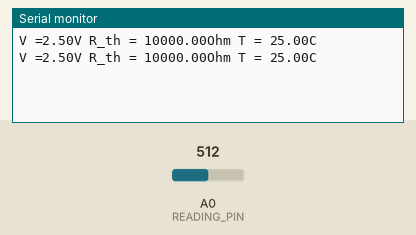
Recording of a sketch running on a simulated Arduino Uno, built with avr-gcc and run on an emulated ATmega328P. Parts: the last lines printed to the serial monitor. The test bench sets the inputs (shaded band); at power-on: A0 (READING_PIN) = 512.

Above: at 1.8 s.
1.9 s: A0 (READING_PIN) set to 0
At 2.8 s:
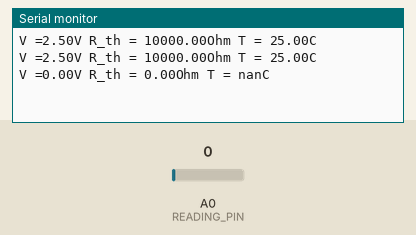
4.5 s: A0 (READING_PIN) set to 122
At 5.5 s:
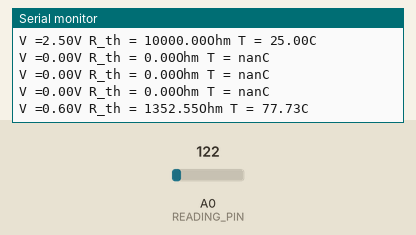

Measured:
- after the input at 1.9 s, the serial monitor: prints a new line after 0.10 s (image 1)
- after the input at 4.5 s, the serial monitor: prints a new line after 0.51 s (image 2)

The sketch:

sketch.ino
```cpp
#include <math.h>

#define READING_PIN 0

double R1 = 10000.0; //resistance put in parallel
double V_IN = 5.0;

double A = 1.129148e-3;
double B = 2.34125e-4;
double C = 8.76741e-8;
double K = 9.5; // mW/dec C – dissipation factor

double SteinhartHart(double R) {
   // calculate temperature
   double logR  = log(R);
   double logR3 = logR * logR * logR;

   return 1.0 / (A + B * logR + C * logR3 );
}

void setup() {
   Serial.begin(9600);
}

void loop() {
   double adc_raw = analogRead(READING_PIN);
   //Serial.println(adc_raw);
   double V =  adc_raw / 1024 * V_IN;
   Serial.print("V =");
   Serial.print(V);

   //calculate resistance
   double R_th = (R1 * V) / (V_IN - V);
   Serial.print("V R_th = ");
   Serial.print(R_th);

   double kelvin = SteinhartHart(R_th) - V*V/(K * R_th);
   double celsius = kelvin - 273.15;
   Serial.print("Ohm T = ");
   Serial.print(celsius);
   Serial.print("C\n\n");
   delay(1000);
}
```
